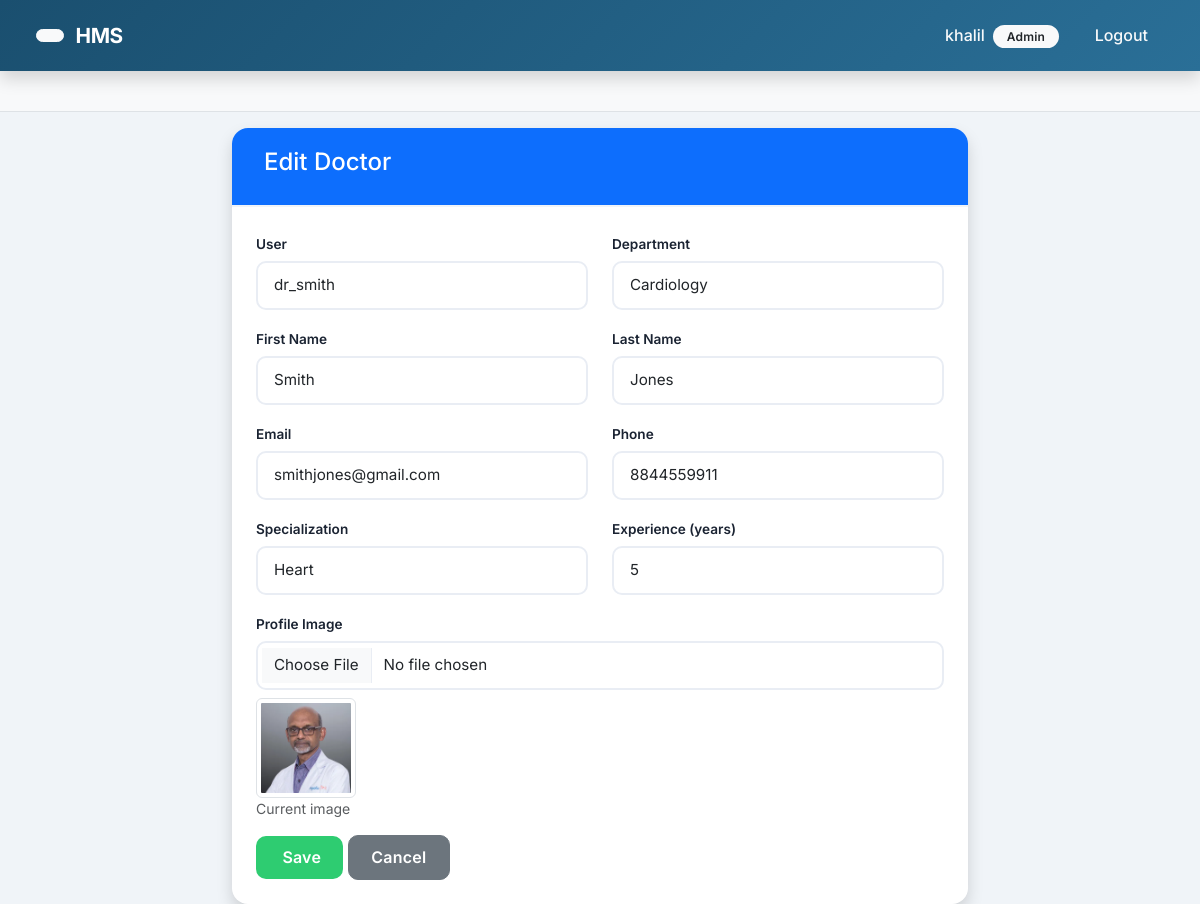
The page /doctors/1/edit/ (signed in) on the database its author committed.
### accounts/models.py (models this page shows, shortened)
class Profile(models.Model):
    ROLE_CHOICES = (
        ('ADMIN', 'Admin'),
        ('DOCTOR', 'Doctor'),
        ('RECEPTIONIST', 'Receptionist'),
        ('PATIENT', 'Patient'),
    )
    user = models.OneToOneField(User, on_delete=models.CASCADE, related_name='profile')
    role = models.CharField(max_length=20, choices=ROLE_CHOICES, default='PATIENT')

### doctors/models.py (models this page shows, shortened)
class Doctor(models.Model):
    doctor_id = models.AutoField(primary_key=True)
    user = models.OneToOneField(User, on_delete=models.CASCADE, related_name='doctor_profile')
    first_name = models.CharField(max_length=50)
    last_name = models.CharField(max_length=50)
    email = models.EmailField(unique=True)
    phone = models.CharField(max_length=15)
    specialization = models.CharField(max_length=100)
    experience = models.IntegerField()  # years of experience
    department = models.ForeignKey(Department, on_delete=models.CASCADE, related_name='doctors')
    profile_image = models.ImageField(upload_to='doctor_profiles/', blank=True, null=True)
    joining_date = models.DateField(auto_now_add=True)
    class Meta:
        ordering = ['-joining_date']

### doctors/views.py (the view)
# urls.py: path('<int:pk>/edit/', views.doctor_edit, name='edit'),
@login_required
def doctor_edit(request, pk):
    if not is_admin(request.user):
        messages.error(request, 'You do not have permission to perform this action.')
        return redirect('accounts:patient_dashboard')
    doctor = get_object_or_404(Doctor, pk=pk)
    if request.method == 'POST':
        form = DoctorForm(request.POST, request.FILES, instance=doctor)
        if form.is_valid():
            form.save()
            messages.success(request, f'Dr. {doctor.first_name} {doctor.last_name} updated successfully!')
            return redirect('doctors:list')
        else:
            messages.error(request, 'Please correct the errors below.')
    else:
        form = DoctorForm(instance=doctor)
    context = {'form': form, 'title': 'Edit Doctor', 'doctor': doctor}
    return render(request, 'doctors/doctor_form.html', context)

### departments/models.py (called while the page is built)
    def __str__(self):
        return self.department_name

### doctors/views.py (called while the page is built)
def is_admin(user):
    return hasattr(user, 'profile') and user.profile.role == 'ADMIN'

### templates/doctors/doctor_form.html (shortened to what this page needs)
{% extends 'base.html' %}
{% block content %}
<div class="row justify-content-center">
    <div class="col-lg-8">
        <div class="card shadow">
            <div class="card-header bg-primary text-white">
                <h4>{{ title }}</h4>
            </div>
            <div class="card-body">
                <form method="post" enctype="multipart/form-data">
                    <div class="row">
                        <div class="col-md-6 mb-3">
                            <label for="{{ form.user.id_for_label }}" class="form-label">User</label>
                            {{ form.user }}
                        </div>
                        <div class="col-md-6 mb-3">
                            <label for="{{ form.department.id_for_label }}" class="form-label">Department</label>
                            {{ form.department }}
                        </div>
                    </div>
                    <div class="row">
                        <div class="col-md-6 mb-3">
                            <label for="{{ form.first_name.id_for_label }}" class="form-label">First Name</label>
                            {{ form.first_name }}
                        </div>
                        <div class="col-md-6 mb-3">
                            <label for="{{ form.last_name.id_for_label }}" class="form-label">Last Name</label>
                            {{ form.last_name }}
                        </div>
                    </div>
                    <div class="row">
                        <div class="col-md-6 mb-3">
                            <label for="{{ form.email.id_for_label }}" class="form-label">Email</label>
                            {{ form.email }}
                        </div>
                        <div class="col-md-6 mb-3">
                            <label for="{{ form.phone.id_for_label }}" class="form-label">Phone</label>
                            {{ form.phone }}
                        </div>
                    </div>
                    <div class="row">
                        <div class="col-md-6 mb-3">
                            <label for="{{ form.specialization.id_for_label }}" class="form-label">Specialization</label>
                            {{ form.specialization }}
                        </div>
                        <div class="col-md-6 mb-3">
                            <label for="{{ form.experience.id_for_label }}" class="form-label">Experience (years)</label>
                            {{ form.experience }}
                        </div>
                    </div>
                    <div class="mb-3">
                        <label for="{{ form.profile_image.id_for_label }}" class="form-label">Profile Image</label>
                        {{ form.profile_image }}
                        {% if doctor and doctor.profile_image %}
                            <div class="mt-2">
                                <img src="{{ doctor.profile_image.url }}" alt="Current Image" width="100" class="img-thumbnail">
                                <p class="text-muted small">Current image</p>
                            </div>
                        {% endif %}
                    </div>
                    <button type="submit" class="btn btn-success"> Save</button>
                    <a href="{% url 'doctors:list' %}" class="btn btn-secondary">Cancel</a>
                </form>
            </div>
        </div>
    </div>
</div>
{% endblock %}

### templates/base.html (shortened to what this page needs)
{% load static %}
<!DOCTYPE html>
<html lang="en">
<head>
    <link href="https://cdn.jsdelivr.net/npm/bootstrap@5.3.0/dist/css/bootstrap.min.css" rel="stylesheet">
    <link rel="stylesheet" href="{% static 'css/custom.css' %}">
</head>
<body>
    <nav class="navbar navbar-expand-lg navbar-dark bg-primary sticky-top shadow">
        <div class="container-fluid">
            <button onclick="window.history.back();" class="btn btn-light btn-sm me-2" title="Go Back">
            </button>
            <a class="navbar-brand" href="
                {% if request.user.is_authenticated %}
                    {% if request.user.profile.role == 'ADMIN' %}
                        {% url 'accounts:admin_dashboard' %}
                    {% elif request.user.profile.role == 'DOCTOR' %}
                        {% url 'accounts:doctor_dashboard' %}
                    {% elif request.user.profile.role == 'RECEPTIONIST' %}
                        {% url 'accounts:receptionist_dashboard' %}
                    {% else %}
                        {% url 'accounts:patient_dashboard' %}
                    {% endif %}
                {% else %}
                    {% url 'accounts:login' %}
                {% endif %}
            ">
                 HMS
            </a>
            <div class="collapse navbar-collapse" id="navbarNav">
                <ul class="navbar-nav ms-auto">
                    {% if request.user.is_authenticated %}
                        <li class="nav-item">
                            <span class="nav-link text-light">
                                 {{ request.user.username }}
                                <span class="badge bg-light text-dark ms-1">{{ request.user.profile.role|title }}</span>
                            </span>
                        </li>
                        <li class="nav-item">
                            <a class="nav-link text-light" href="{% url 'accounts:logout' %}">
                                 Logout
                            </a>
                        </li>
                    {% endif %}
                </ul>
            </div>
        </div>
    </nav>
    {% block breadcrumbs %}
    <nav aria-label="breadcrumb" class="bg-light py-2 px-3 border-bottom">
        <div class="container-fluid">
            <ol class="breadcrumb mb-0">
            </ol>
        </div>
    </nav>
    {% endblock %}
    <div class="container mt-3">
        {% block content %}
        {% endblock %}
    </div>
</body>
</html>

### static/css/custom.css (style rules this page uses)
:root { --primary: #2a6f97; --primary-light: #4a8db7; --primary-dark: #1a4f6f; --secondary: #6c757d; --success: #2ecc71; --warning: #f39c12; --danger: #e74c3c; --info: #3498db; --bg-body: #f0f4f8; --bg-card: #ffffff; --text-primary: #1a2332; --text-muted: #6b7a8f; --shadow-sm: 0 2px 8px rgba(42, 111, 151, 0.08); --shadow-md: 0 8px 32px rgba(42, 111, 151, 0.12); --shadow-lg: 0 16px 48px rgba(42, 111, 151, 0.16); --radius: 16px; --transition: all 0.3s cubic-bezier(0.4, 0, 0.2, 1); }
body { font-family: 'Inter', -apple-system, BlinkMacSystemFont, sans-serif; background: var(--bg-body); color: var(--text-primary); min-height: 100vh; }
.navbar { background: linear-gradient(135deg, var(--primary-dark), var(--primary)) !important; padding: 0.75rem 1.5rem; box-shadow: 0 4px 20px rgba(26, 79, 111, 0.25); position: sticky; top: 0; z-index: 1050; }
.navbar-brand { font-weight: 700; font-size: 1.3rem; letter-spacing: -0.5px; color: white !important; padding: 0.5rem 0; }
.navbar .nav-link { font-weight: 500; padding: 0.6rem 1rem !important; border-radius: 8px; transition: var(--transition); }
.card { background: var(--bg-card); border: none; border-radius: var(--radius); box-shadow: var(--shadow-sm); transition: var(--transition); overflow: hidden; }
.card-header { background: transparent; border-bottom: 2px solid #f0f4f8; padding: 1.25rem 1.5rem; font-weight: 600; font-size: 0.95rem; }
.card-body { padding: 1.5rem; }
.btn { font-weight: 600; padding: 0.6rem 1.4rem; border-radius: 10px; transition: var(--transition); letter-spacing: 0.2px; }
.btn-success { background: var(--success); border: none; }
.btn-sm { padding: 0.35rem 0.8rem; border-radius: 8px; font-size: 0.8rem; }
.badge { font-weight: 600; padding: 0.35rem 0.85rem; border-radius: 30px; font-size: 0.75rem; letter-spacing: 0.2px; }
.form-control, .form-select { border-radius: 10px; border: 2px solid #e9edf4; padding: 0.7rem 1rem; font-size: 0.95rem; transition: var(--transition); background: white; }
.form-label { font-weight: 600; font-size: 0.85rem; color: var(--text-primary); margin-bottom: 0.4rem; }
.breadcrumb { background: transparent; padding: 0.75rem 0; margin: 0; }
.card { animation: fadeInUp 0.4s ease forwards; }

### rows shown on the page
Doctor: user "dr_smith", department "Cardiology", first_name "Smith", last_name "Jones", email "smithjones@gmail.com", phone "8844559911", specialization "Heart", experience "5", profile_image (picture)

### other values the page prints
{{ request.user.username }} "khalil"
{{ request.user.profile.role|title }} "Admin"
{{ title }} "Edit Doctor"
